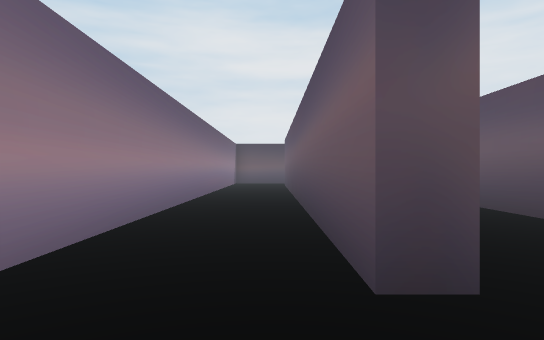
[1] (above)

24 first-person views from a walk through a 3-D level made in the Unity game engine. The camera is 1.2 m above the floor, looks level and sees 75° across. The floor is counted in squares, 2 m on a side. Each view is taken from the middle of a square. On the plan, view 1 faces up. The plan holds only what a view shows up to about 10 squares ahead; the rest is blank. The place goes on beyond the plan. The player character is not drawn.

[2]
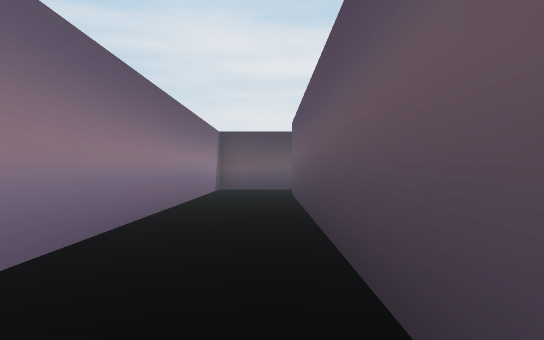

[3]
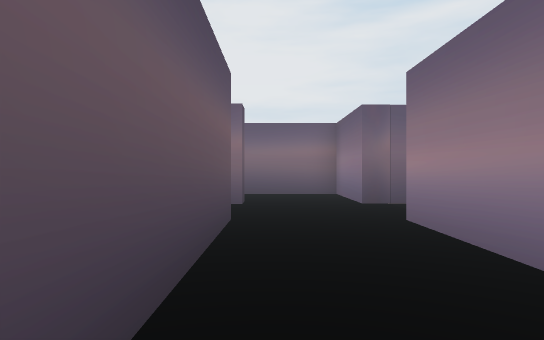

[4]
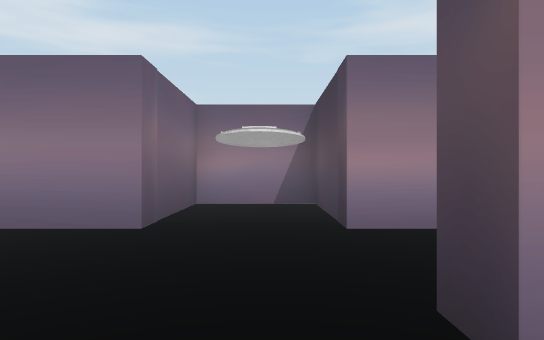

[5]
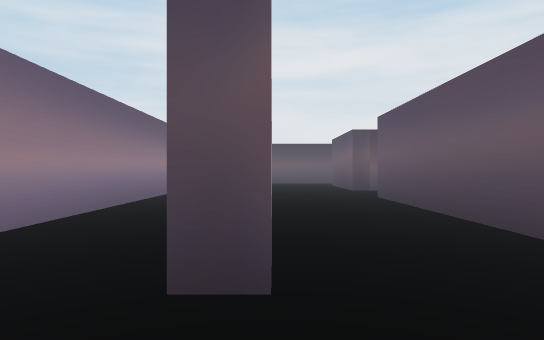

[6]
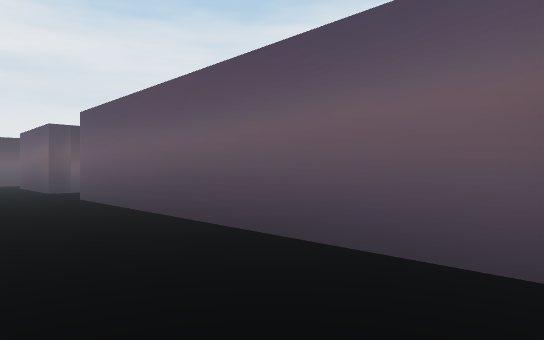

[7]
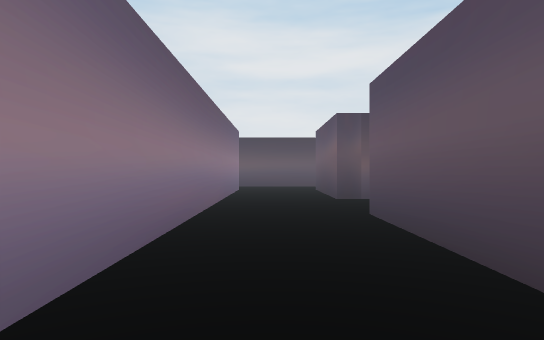

[8]
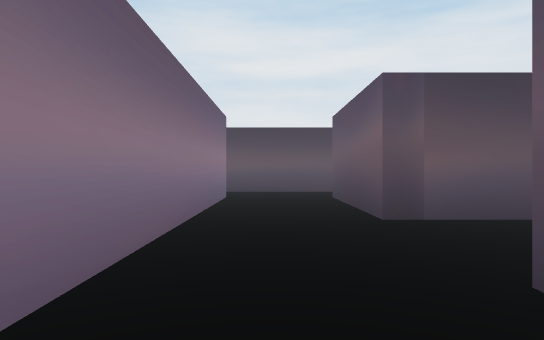

[9]
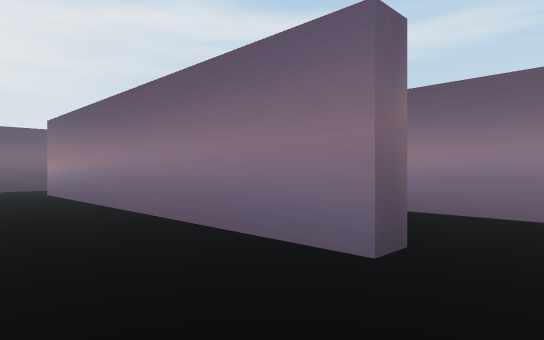

[10]
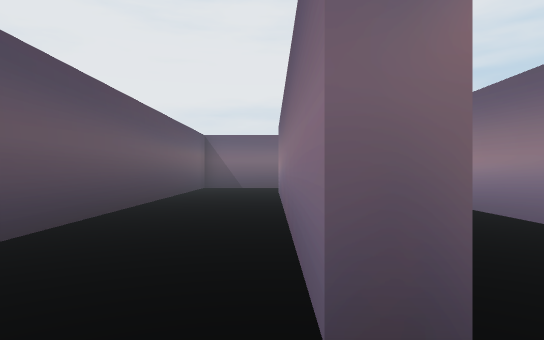

[11]
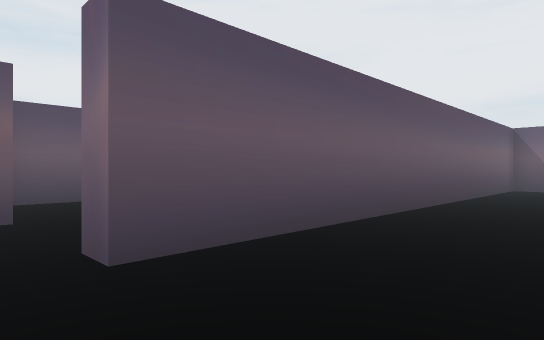

[12]
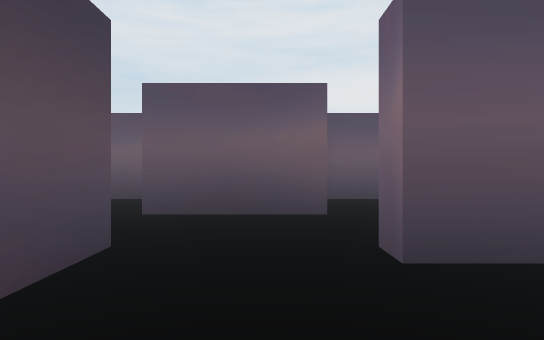

[13]
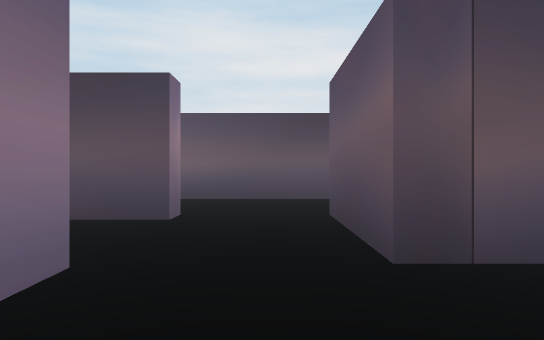

[14]
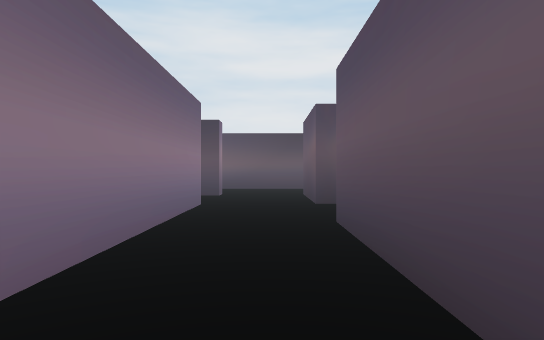

[15]
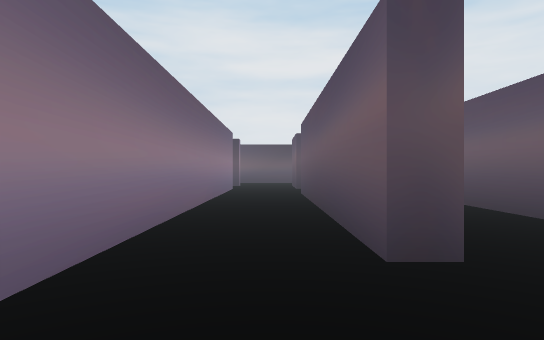

[16]
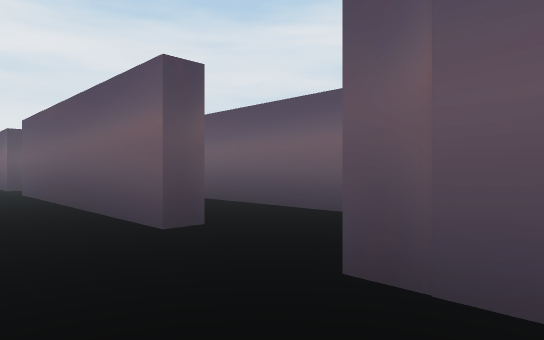

[17]
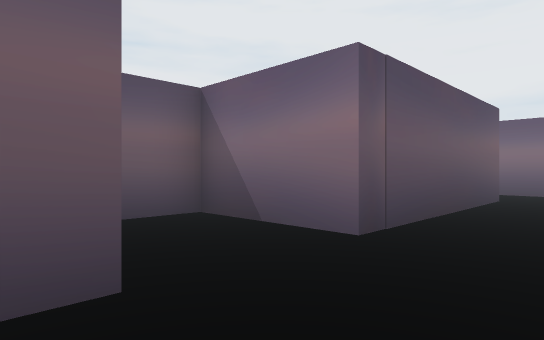

[18]
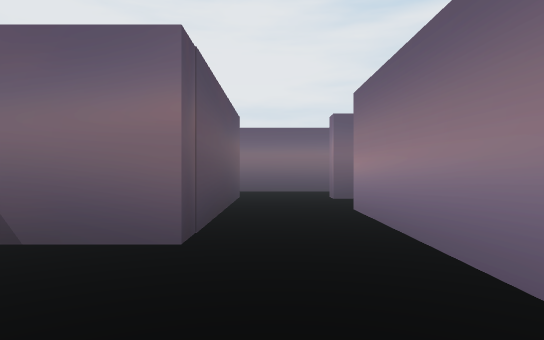

[19]
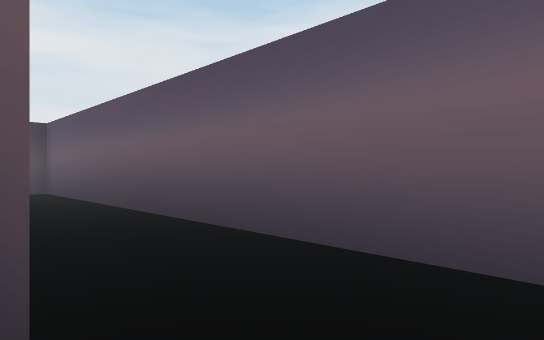

[20]
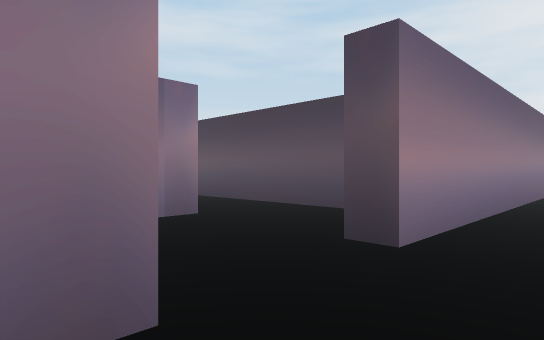

[21]
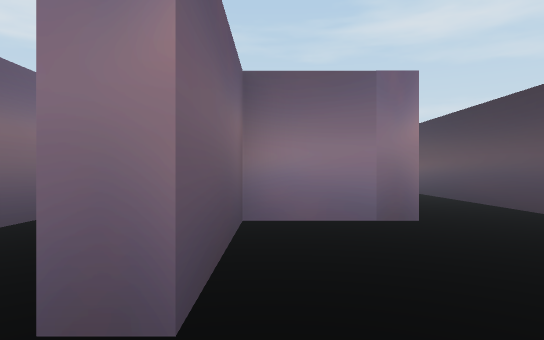

[22]
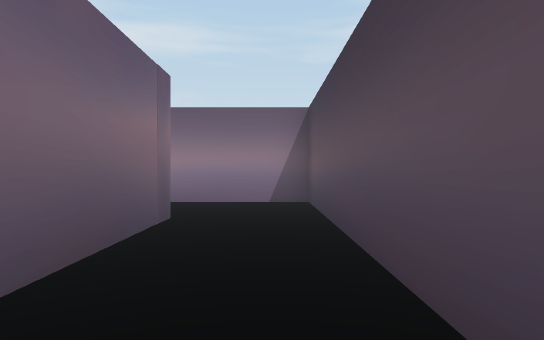

[23]
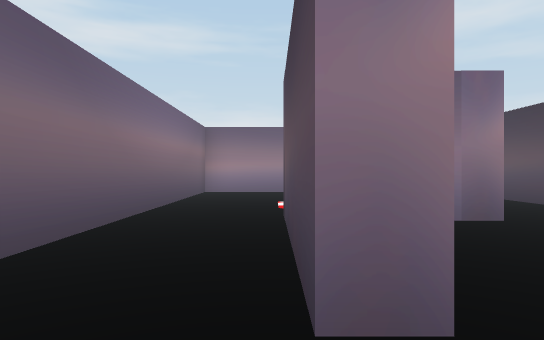

[24]
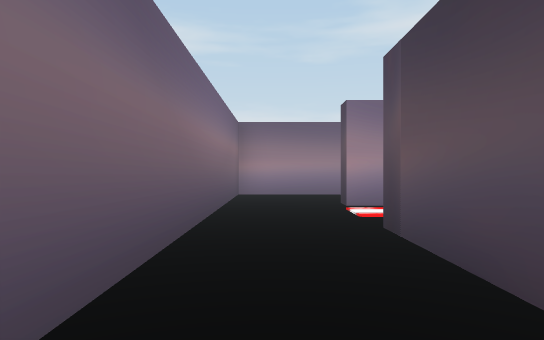

### Floor plan
Points are (right, up) in squares from view 1. A wall is a line through its corners. A room is listed if a view was taken in it or the views show most of it. See-through windows are left out.
Room 1 (views 1, 2, 3, 5, 6)
walls: (1, 1.7) (0.5, 1.7) (0.5, 13.8); (-1.6, 14.9) (-1.6, 1.7) (-4.3, 1.7) (-4.3, -0.3) (-1.6, -0.3) (-1.6, -1.6)
ways out: opening at (1, 0.5) to room 2; opening at (1, 14.5) to room 2; opening at (-0.5, -1) to room 3
Room 2 (views 4, 7, 8)
walls: (3.3, 10.3) (3.3, 13.8); (1, 13.9) (1, 3.6); (3.8, 15.8) (0.8, 15.8); (3.3, 0.2) (3.3, 7.8)
ways out: opening at (1, 0.5) to room 1; opening at (1, 14.5) to room 1; opening at (3, 8.5) to room 3
Room 3 (views 9, 10, 11, 12)
walls: (3.3, 7.8) (3.8, 7.8) (3.8, -0.8); (3.6, -2.8) (6.3, -2.8) (6.3, 8.2); (-1.6, -1.6) (-1.6, -2.8) (0.8, -2.8); (6.7, 10.3) (3.3, 10.3)
ways out: opening at (-0.5, -1) to room 1; opening at (3, 8.5) to room 2; opening at (6, 9) to room 9
Room 4 (views 13, 14, 15, 16, 17, 18, 19, 20, 21, 23, 24)
walls: (9.2, -0.7) (8.7, -0.7) (8.7, 6.1); (6.7, -7.3) (6.7, -7.8); (8.7, -7.9) (8.7, -2.8); (6.6, -9.8) (9.1, -9.8); (6.7, 8.2) (6.7, -5.4)
ways out: opening at (6, -6.5) to room 5; opening at (6, -9) to room 6; opening at (9, -1.5) to room 8; opening at (9, 7) to room 8; opening at (7.5, 8) to room 9; opening at (9, -8.5)
Room 5 (view 22)
walls: (3.8, -5.2) (3.8, -7.3) (6.7, -7.3); (0.5, -5.3) (3.4, -5.3); (5, -3.3) (-1.6, -3.3) (-1.6, -5.5); (6.7, -5.4) (6.2, -5.4)
ways out: opening at (6, -6.5) to room 4; opening at (-0.5, -6.5) to room 6
Room 6 (no view inside)
walls: (1, -7.1) (1, -7.8) (0.6, -7.8); (-1.6, -5.5) (-1.6, -9.8) (6.6, -9.8); (6.7, -7.8) (3.2, -7.8)
ways out: opening at (6, -9) to room 4; opening at (-0.5, -6.5) to room 5
Room 7 (no view inside)
walls: (6.7, 10.9) (6.7, 10.3); (8.7, 9.6) (8.7, 10.8); (9.2, 13.3) (6.1, 13.3)
ways out: opening at (7.5, 10) to room 9; opening at (9, 11.5)
Room 8 (no view inside)
walls: (8.7, -2.8) (11.3, -2.8) (11.3, 8.3) (8.7, 8.3)
ways out: opening at (9, -1.5) to room 4; opening at (9, 7) to room 4
Room 9 (no view inside)
walls: (6.3, 8.2) (6.7, 8.2); (8.7, 8.3) (8.7, 9.6)
ways out: opening at (6, 9) to room 3; opening at (7.5, 8) to room 4; opening at (7.5, 10) to room 7

Positions as (right, up) in squares from view 1, and headings:
1: (0, 0), facing up
2: (0, 5), facing up
3: (0, 6), facing down
4: (2, 1), facing left
5: (1, 0), facing up
6: (1, 0), facing up-right
7: (2, 3), facing up
8: (2, 6), facing up
9: (6, 9), facing down-left
10: (4, 9), facing down
11: (4, 9), facing down-right
12: (4, 9), facing right
13: (8, 6), facing up
14: (8, 2), facing up
15: (8, -3), facing up
16: (7, -4), facing up-right
17: (7, 0), facing down-right
18: (8, 0), facing down
19: (9, -2), facing up-right
20: (8, -8), facing up-left
21: (8, -7), facing left
22: (5, -4), facing left
23: (8, -8), facing left
24: (7, -9), facing left
